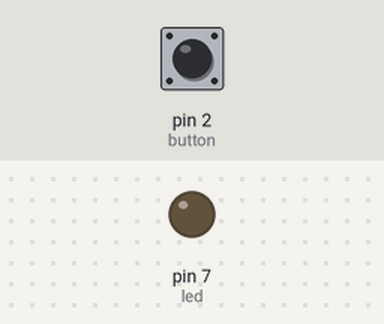
This sketch was run on a simulated Arduino Uno, built with avr-gcc and run on an emulated ATmega328P. Shown: output pins drawn as LEDs (lit = HIGH). The test bench sets the inputs (shaded band); at power-on: pin 2 (button) LOW.

Above: at 2.8 s.
2.9 s: pin 2 (button) pulled HIGH for 1.2 s
At 4.0 s:
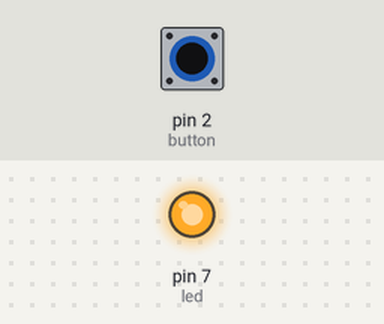
6.5 s: pin 2 (button) pulled HIGH for 3.2 s
At 10.5 s:
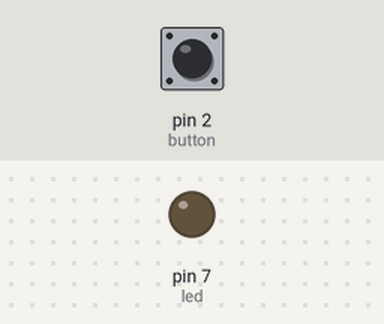
Timing chart, 0 to 12.0 s (numbered marks = the images above; inputs shaded):
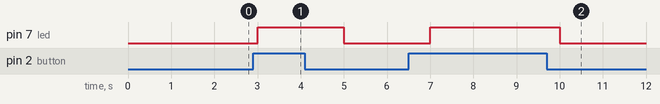

The sketch:

test_button.ino
```cpp
int button = 2;
int led = 7;

void setup(){
  pinMode(button,INPUT);
  pinMode(led,OUTPUT);
}

void loop(){
  int buttonState = digitalRead(button);
  if (buttonState == 1) {
    digitalWrite(led, HIGH);
  }
  else{
    digitalWrite(led, LOW);
  }
  delay(1000);

}
```

Measured:
- after the input at 2.9 s, pin 7 (led): LOW → HIGH after 0.10 s, → LOW 2.0 s later
- after the input at 6.5 s, pin 7 (led): LOW → HIGH after 0.50 s, → LOW 3.0 s later
